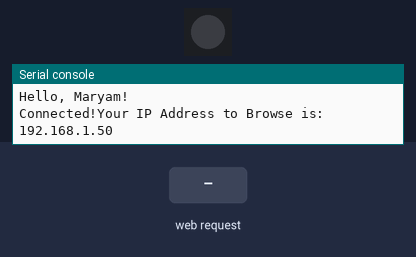
Recording of a program running on a simulated ESP32 board running MicroPython. On the bench: 1 RGB LEDs in strip order, left to right, the last lines printed to the serial console. The test bench sets the inputs (shaded band). WiFi joins after 1.5 s.

Above: at 3.2 s.
3.3 s: HTTP request GET /?RGB=red received
At 3.9 s:
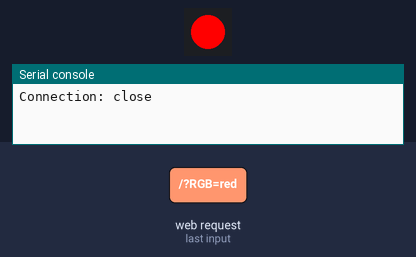
4.8 s: HTTP request GET /?RGB=green received
At 6.0 s:
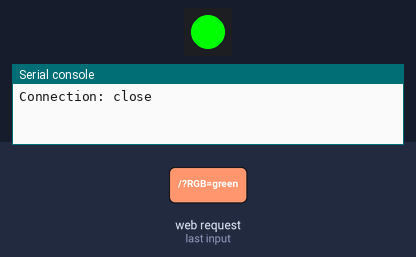
6.3 s: HTTP request GET /?RGB=blue received
At 7.4 s:
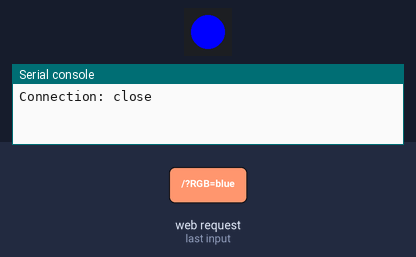
Timing chart, 0 to 9.3 s (numbered marks = the images above; inputs shaded):
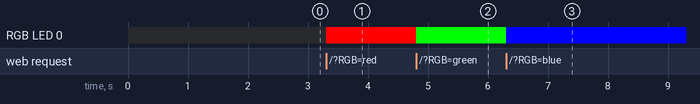

The program:

rgb-web.py
```python
print("Hello, Maryam!")

import network
import socket
import time
from machine import Pin
from neopixel import NeoPixel

pin = Pin(48, Pin.OUT)   # set GPIO48  to output to drive NeoPixel
neo = NeoPixel(pin, 1)   # create NeoPixel driver on GPIO48 for 1 pixel

# Connect to Wi-Fi
ssid = "Maryam"
password = "sajida06"
sta = network.WLAN(network.STA_IF)
sta.active(True)
sta.connect(ssid, password)

while not sta.isconnected():
    time.sleep(1)

print("Connected!Your IP Address to Browse is:", sta.ifconfig()[0])

# Start Web Server
def web_page():
    html = """<!DOCTYPE html>
    <html>
    <head>
    <title>ESP32 RGB LED Control System</title>
    </head>
    <body>

    <h1 style="text-align: center;">ESP32 RGB LED Control System</h1>
    <hr>

    <p style="text-align: center;"><b>Click a button to change the LED color:</b></p>

    <div style="text-align: center;">
        <p><a href="/?RGB=red"><button>Turn On RED Light</button></a></p>
        <p><a href="/?RGB=green"><button>Turn On GREEN Light</button></a></p>
        <p><a href="/?RGB=blue"><button>Turn On BLUE Light</button></a></p>
    </div>

    <hr>
    <p style="text-align: center;"><i>ESP32 Web Controlled RGB LED</i></p>

    </body>
    </html>
     """
    return html

soc = socket.socket(socket.AF_INET, socket.SOCK_STREAM)
soc.bind((sta.ifconfig()[0], 80))
soc.listen(5)

while True:
    conn, addr = soc.accept()
    print("Connection from:", addr)
    request = conn.recv(1024).decode()
    print("Request:", request)

    if "/?RGB=red" in request:
        neo[0] = (255, 0, 0) # set the first pixel to red
        neo.write()
    elif "/?RGB=green" in request:
        neo[0] = (0, 255, 0) # set the first pixel to green
        neo.write()
    elif "/?RGB=blue" in request:
        neo[0] = (0, 0, 255) # set the first pixel to blue
        neo.write()

    response = web_page()
    conn.send("HTTP/1.1 200 OK\nContent-Type: text/html\n\n")
    conn.send(response)
    conn.close()
```

Measured:
- after the input at 3.3 s, RGB LED 0: off → RGB(255, 0, 0) at once
- after the input at 4.8 s, RGB LED 0: RGB(255, 0, 0) → RGB(0, 255, 0) at once
- after the input at 6.3 s, RGB LED 0: RGB(0, 255, 0) → RGB(0, 0, 255) at once
